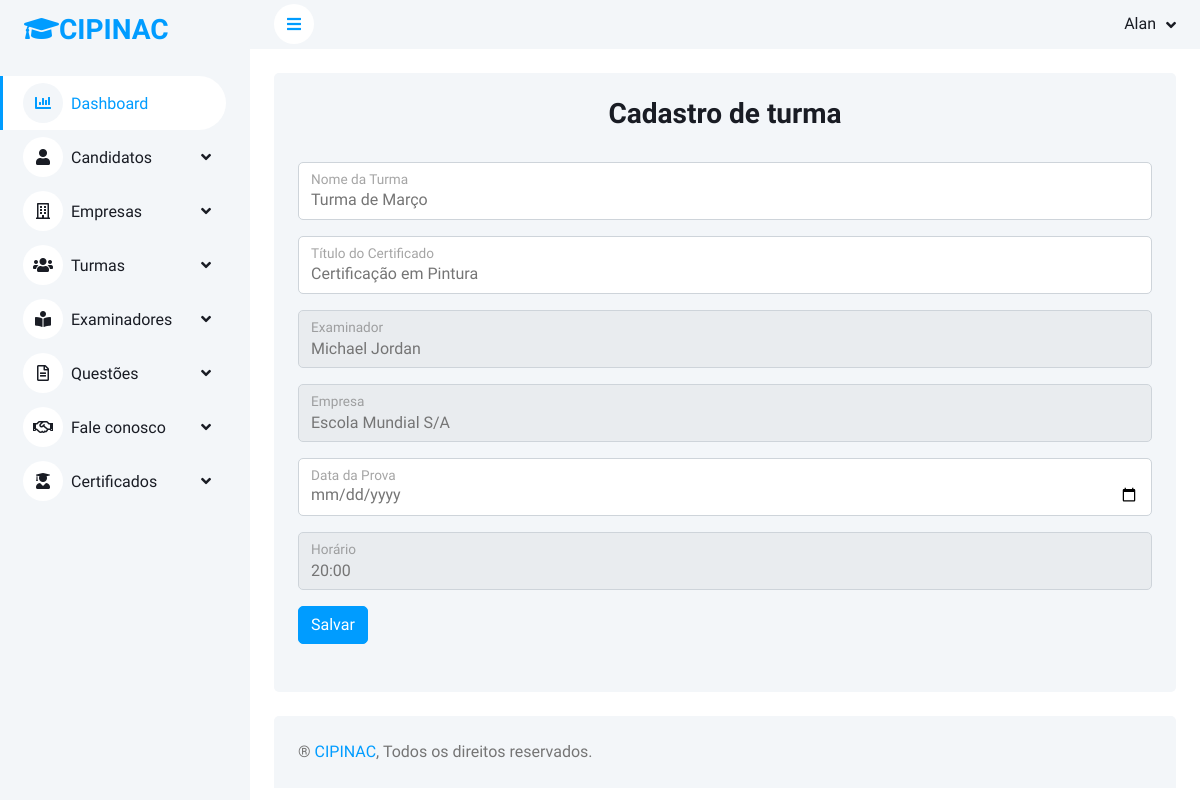
Screenshot of /turma/4/ (signed in) with the database file from the repository.
### alunos/models.py (models this page shows, shortened)
class Exame(models.Model):
    HORA =  (
        ('08:00', '08:00'),
        ('09:00', '09:00'),
        ('10:00', '10:00'),
        ('11:00', '11:00'),
        ('12:00', '12:00'),
        ('13:00', '13:00'),
        ('14:00', '14:00'),
        ('15:00', '15:00'),
        ('16:00', '16:00'),
        ('17:00', '17:00'),
        ('18:00', '18:00'),
        ('19:00', '19:00'),
        ('20:00', '20:00'),
    )
    nome_da_turma = models.CharField(max_length=50)
    titulo_do_certificado = models.CharField(max_length=100)
    empresa = models.ForeignKey(Empresa, null=True, blank=True, on_delete=models.SET_NULL)
    examinador = models.ForeignKey(Examinador, null=True, blank=True, on_delete=models.SET_NULL)
    data_da_prova = models.DateField(null=False, blank=False)
    hora = models.CharField(max_length=10, choices=HORA)

### alunos/views.py (the view)
# urls.py: path('turma/<int:pk>/',views.update_turma, name="update_turma"),
@login_required(login_url='index')
def update_turma(request, pk):
    turma = Exame.objects.get(id=pk)
    form = ExameForm(instance=turma)
    if request.method == "POST":
        form = ExameForm(request.POST, instance=turma)
        if form.is_valid():
            form.save()
            messages.success(request, ("Turma atualizada com sucesso!"))
            return render(request, 'add-turma.html', {'form': form})
    return render(request, 'add-turma.html', {'form': form})

### alunos/forms.py
class ExameForm(forms.ModelForm):
    class Meta:
        model = Exame
        fields = '__all__'

### alunos/models.py (called while the page is built)
    def __str__(self):
        return self.razao_social

    def __str__(self):
        return self.nome

### templates/add-turma.html (shortened to what this page needs)
{% extends 'base.html' %}
{% load static %}
{% load widget_tweaks %}
{% block content %}
    <div class="container-fluid pt-4 px-4">
                        <div class="bg-light rounded h-100 p-4">
                            <h3 class="text-center">Cadastro de turma</h3>
                            <form action="." method="post" enctype="multipart/form-data">{% csrf_token %}
                                <div class="form-group">
                                <br/>
                                <div class="form-floating mb-3">
                                    {% render_field form.nome_da_turma class="form-control"  type="text" %}
                                    <label for="floatingInput">Nome da Turma</label>
                                </div>
                                <div class="form-floating mb-3">
                                    {% render_field form.titulo_do_certificado class="form-control"  type="text" %}
                                    <label for="floatingInput">Título do Certificado</label>
                                </div>
                                 <div class="form-floating mb-3">
                                    {% render_field form.examinador class="form-control"  type="text" %}
                                    <label for="floatingInput">Examinador</label>
                                </div>
                                <div class="form-floating mb-3">
                                    {% render_field form.empresa class="form-control"  type="text" %}
                                    <label for="floatingInput">Empresa</label>
                                </div>
                                <div class="form-floating mb-3">
                                    {% render_field form.data_da_prova class="form-control"  type="date" %}
                                    <label for="floatingInput">Data da Prova</label>
                                </div>
                                <div class="form-floating mb-3">
                                    {% render_field form.hora class="form-control"  type="date" %}
                                    <label for="floatingInput">Horário</label>
                                </div>
                                <button type="submit" class="btn btn-primary">Salvar</button>
                                </div>
                            </form>
                        </div>
                    </div>
{% endblock %}

### templates/base.html (shortened to what this page needs)
{% load static %}
<!DOCTYPE html>
<html lang="pt-br">
<head>
    <link href="https://cdnjs.cloudflare.com/ajax/libs/font-awesome/5.10.0/css/all.min.css" rel="stylesheet">
    <link href="https://cdn.jsdelivr.net/npm/bootstrap-icons@1.4.1/font/bootstrap-icons.css" rel="stylesheet">
    <link href="{% static 'assets/css/bootstrap.min.css' %}" rel="stylesheet">
    <link href="{% static 'assets/css/style.css' %}" rel="stylesheet">
</head>
<body>
    <div class="container-xxl position-relative bg-white d-flex p-0">
        <div class="sidebar pe-4 pb-3">
            <nav class="navbar bg-light navbar-light">
                <a href="{% url 'index' %}" class="navbar-brand mx-4 mb-3">
                    <h3 class="text-primary"><i class="fa fa-graduation-cap"></i>CIPINAC</h3>
                </a>
                <div class="navbar-nav w-100">
                    <a href="{% url 'dashboard' %}" class="nav-item nav-link active"><i class="fa fa-chart-bar me-2"></i>Dashboard</a>
                    <div class="nav-item dropdown">
                        <a href="#" class="nav-link dropdown-toggle" data-bs-toggle="dropdown"><i class="fa fa-user me-2"></i>Candidatos</a>
                    </div>
                    <div class="nav-item dropdown">
                        <a href="#" class="nav-link dropdown-toggle" data-bs-toggle="dropdown"><i class="far fa-building me-2"></i>Empresas</a>
                    <div class="nav-item dropdown">
                        <a href="#" class="nav-link dropdown-toggle" data-bs-toggle="dropdown"><i class="far fas fa-users me-2"></i>Turmas</a>
                    </div>
                    <div class="nav-item dropdown">
                        <a href="#" class="nav-link dropdown-toggle" data-bs-toggle="dropdown"><i class="far fas fa-book-reader me-2"></i>Examinadores</a>
                    </div>
                    <div class="nav-item dropdown">
                        <a href="#" class="nav-link dropdown-toggle" data-bs-toggle="dropdown"><i class="far fa-file-alt me-2"></i>Questões</a>
                    </div>
                    <div class="nav-item dropdown">
                        <a href="#" class="nav-link dropdown-toggle" data-bs-toggle="dropdown"><i class="far far fa-handshake me-2"></i>Fale conosco</a>
                    </div>
                    <div class="nav-item dropdown">
                        <a href="#" class="nav-link dropdown-toggle" data-bs-toggle="dropdown"><i class="far far fas fa-user-graduate me-2"></i>Certificados</a>
                    </div>
                </div>
            </nav>
        </div>
        <div class="content">
            <nav class="navbar navbar-expand bg-light navbar-light sticky-top px-4 py-0">
                <a href="#" class="sidebar-toggler flex-shrink-0">
                    <i class="fa fa-bars"></i>
                </a>
                <div class="navbar-nav align-items-center ms-auto">
                    <div class="nav-item dropdown">
                        <a href="#" class="nav-link dropdown-toggle" data-bs-toggle="dropdown">
                            <span class="d-none d-lg-inline-flex">{{request.user.first_name}}</span>
                        </a>
                    </div>
                </div>
            </nav>
                    {% block content %}{% endblock %}
            <div class="container-fluid pt-4 px-4">
                <div class="bg-light rounded-top p-4">
                    <div class="row">
                        <div class="col-12 col-sm-6 text-center text-sm-start">
                            ® <a href="#">CIPINAC</a>, Todos os direitos reservados.
                        </div>
                    </div>
                </div>
            </div>
        </div>
    </div>
</body>
</html>

### static/assets/css/style.css (style rules this page uses)
:root { --primary: #009CFF; --light: #F3F6F9; --dark: #191C24; }
.btn { transition: .5s; }
.btn.btn-primary { color: #FFFFFF; }
.sidebar { position: fixed; top: 0; left: 0; bottom: 0; width: 250px; height: 100vh; overflow-y: auto; background: var(--light); transition: 0.5s; z-index: 999; }
.content { margin-left: 250px; min-height: 100vh; background: #FFFFFF; transition: 0.5s; }
@media (min-width: 992px) { .sidebar { margin-left: 0; } }
@media (min-width: 992px) { .content { width: calc(100% - 250px); } }
.sidebar .navbar .navbar-nav .nav-link { padding: 7px 20px; color: var(--dark); font-weight: 500; border-left: 3px solid var(--light); border-radius: 0 30px 30px 0; outline: none; }
.sidebar .navbar .navbar-nav .nav-link:hover, .sidebar .navbar .navbar-nav .nav-link.active { color: var(--primary); background: #FFFFFF; border-color: var(--primary); }
.sidebar .navbar .navbar-nav .nav-link i { width: 40px; height: 40px; display: inline-flex; align-items: center; justify-content: center; background: #FFFFFF; border-radius: 40px; }
.sidebar .navbar .navbar-nav .nav-link:hover i, .sidebar .navbar .navbar-nav .nav-link.active i { background: var(--light); }
.sidebar .navbar .dropdown-toggle::after { position: absolute; top: 15px; right: 15px; border: none; content: "\f107"; font-family: "Font Awesome 5 Free"; font-weight: 900; transition: .5s; }
.content .navbar .navbar-nav .nav-link { margin-left: 25px; padding: 12px 0; color: var(--dark); outline: none; }
.content .navbar .sidebar-toggler, .content .navbar .navbar-nav .nav-link i { width: 40px; height: 40px; display: inline-flex; align-items: center; justify-content: center; background: #FFFFFF; border-radius: 40px; }
.content .navbar .dropdown-toggle::after { margin-left: 6px; vertical-align: middle; border: none; content: "\f107"; font-family: "Font Awesome 5 Free"; font-weight: 900; transition: .5s; }

### rows the page displays
Exame: nome_da_turma "Turma de Março", titulo_do_certificado "Certificação em Pintura", examinador "Michael Jordan", empresa "Escola Mundial S/A", hora "20:00"

### other values shown
{{ request.user.first_name }} "Alan"
